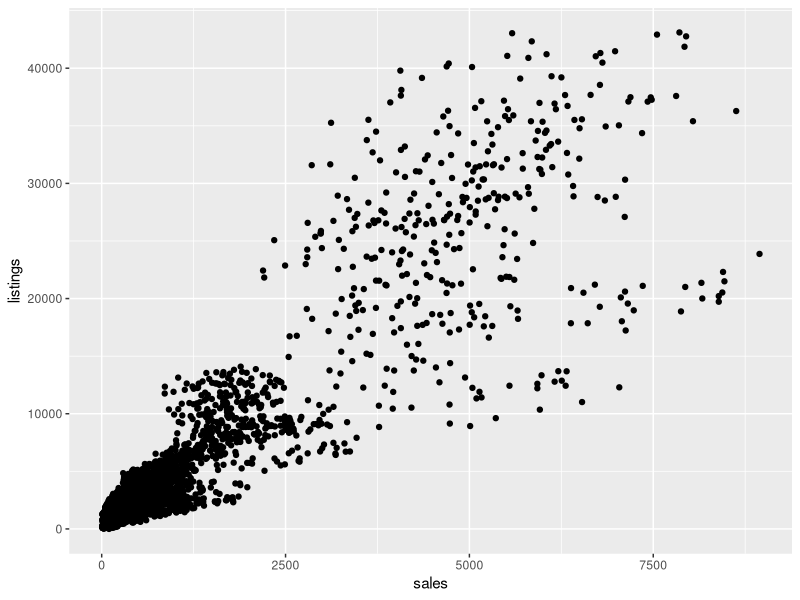

Write the R code that produced this figure. (Note: this script raises an error after producing the figure.)
## ---- chunk 1
DOCNAME = knitr::current_input()
DOCNAME = gsub(DOCNAME, pattern = ".Rmd", replacement = "", fixed = T)
knitr::opts_chunk$set(autodep        = TRUE,
                      cache          = FALSE,
                      echo           = TRUE,
                      error          = FALSE,
                      fig.align      = "center",
                      fig.path       = paste0("./knitr_images/", DOCNAME, "/"),
                      message        = FALSE,
                      warning        = FALSE,
                      eval           = FALSE)
## ---- chunk 2
library(tidyverse)
## ---- chunk 3
#| label: fig-charts
#| fig-cap: "Charts"
ggplot(data = txhousing, aes(x = sales, y = listings)) +
  geom_point()
## ---- chunk 4

knitr::include_graphics("./img/logo.png")
